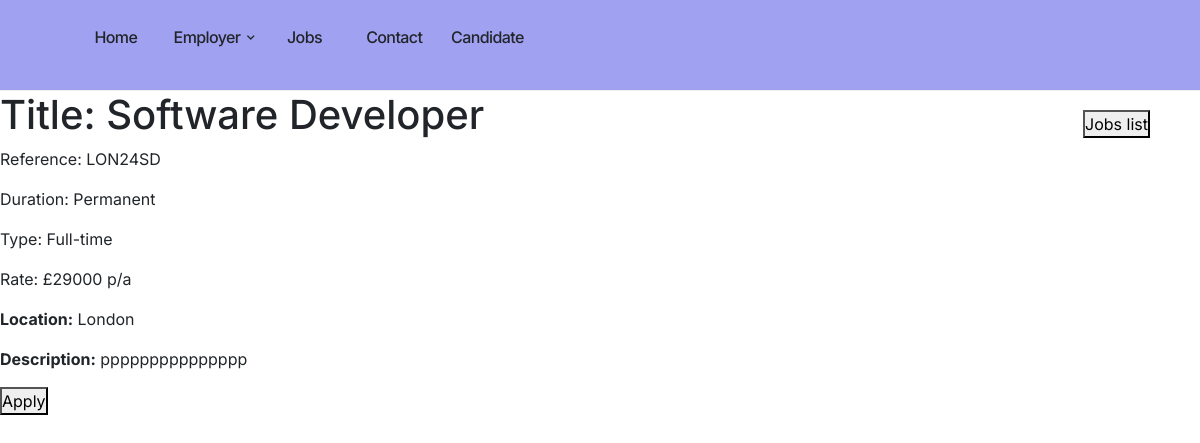
Screenshot of /job/LON24SD/ with the database file from the repository.
### registration/models.py (models this page shows, shortened)
class Jobs(models.Model):
    reference=models.CharField(primary_key=True,max_length=15)
    title = models.CharField(max_length=255)
    duration=models.CharField(max_length=100)
    type=models.CharField(max_length=100)
    rate=models.CharField(max_length=200)
    location = models.CharField(max_length=255)
    description = models.TextField()

### registration/views.py (the view)
# urls.py: path('job/<str:reference>/', views.job_detail, name='job_detail'),
def job_detail(request, reference):
    job = get_object_or_404(Jobs, pk=reference)
    return render(request, 'registration/job_detail.html', {'job': job})

### registration/templates/registration/job_detail.html (shortened to what this page needs)
{% extends 'registration/index.html' %}
{% load static %}
{% block content %}
<h1>Title: {{ job.title }}</h1>
<p>Reference: {{ job.reference }}</p>
<p>Duration: {{ job.duration }}</p>
<p>Type: {{ job.type }}</p>
<p>Rate: £{{ job.rate }} p/a</p>
<p><strong>Location:</strong> {{ job.location }}</p>
<p><strong>Description:</strong> {{ job.description }}</p>
<button class="jobs-list">
    <a href="{% url 'candidate_view_jobs' %}">Jobs list</a>
</button>
<button class="jobs-apply">
    <a href="{% url 'job_apply' reference=job.reference %}">Apply</a>
</button>
{% endblock %}

### registration/templates/registration/index.html (style rules this page uses)
* { margin: 0; padding: 0; box-sizing: border-box; font-family: "Inter", sans-serif; }
:root { --dark-grey: #333333; --medium-grey: #636363; --light-grey: #eeeeee; --ash: #f4f4f4; --primary-color: #2b72fb; --white: white; --border: 1px solid var(--light-grey); --shadow: rgba(0, 0, 0, 0.05) 0px 6px 24px 0px, rgba(0, 0, 0, 0.08) 0px 0px 0px 1px; }
a { text-decoration: none; color: inherit; }

### registration/templates/registration/job_detail.html (style rules this page uses)
.jobs-list { position: fixed; top: 110px; right: 50px; }

### rows the page displays
Jobs: title "Software Developer", reference "LON24SD", duration "Permanent", type "Full-time", rate "29000", location "London", description "ppppppppppppppp"
